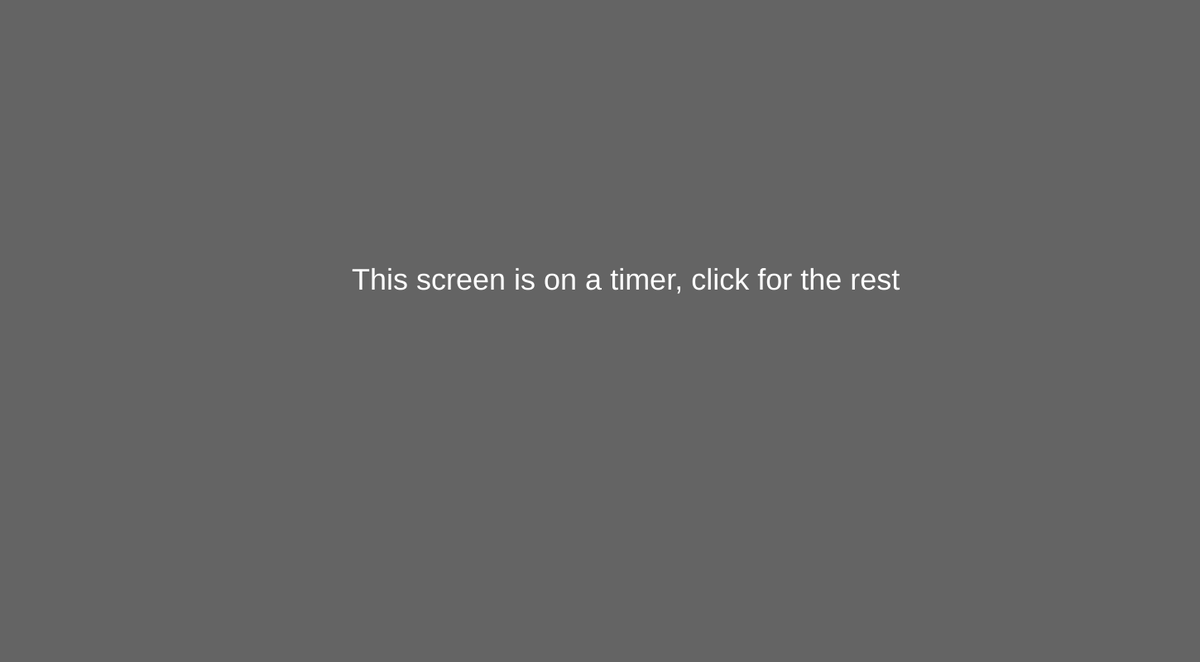
Frame 1 (no input)
Frame 60 (no input): identical to frame 1, image omitted
Frame 120 (the mouse pressed at the canvas centre since frame 60): identical to frame 1, image omitted

The p5.js sketch that drew this single still picture (run headless with seeded random() and noise() and a simulated clock; from frame 60 on, the mouse is pressed at the canvas centre):

// p5.js sketch
// ── sketch.js
var myState = 0;
var timer = 0;

function setup() {
  // put setup code here
  createCanvas(1450,800);
}

function draw() {
  // put drawing code here

  switch(myState){
    case 0:
    background(100);
    fill("white")
    textSize(36);
    text("This screen is on a timer, click for the rest",425,350);

    timer++;
    if(timer > 200){
      myState = 1;
      timer = 0;
    }
    break;

    case 1:
    background(237, 31, 203);
    textSize(36);
    fill(224, 155, 216);
    text("I heard you play the piano yesterday.",450,350);
    break;

    case 2:
    background("blue");
    textSize(36);
    fill(92, 128, 247)
    text("I was up in the tower trying to work, but you were playing so beautifully.",175,350);
    break;

    case 3:
    background(131, 14, 227);
    textSize(36);
    fill(84, 9, 128)
    text("I couldn't think, I couldn't move, I held my breath for fear of missing the slightest chord.",30,350);
    break;

    case 5:
    background(227, 151, 36);
    textSize(36);
    text("The sun was setting as your melody progressed",350,350);
    fill(242, 188, 51);
      rectMode(CENTER);
      translate(width / 2, height / 2);
      translate(p5.Vector.fromAngle(millis() / 1750, 450));
      ellipse(0, 0, 100, 100);
    break;

    case 6:
    background(232, 225, 14);
    fill(173, 162, 3);
    textSize(36);
    text("and it was as if it were you that was orchestrating the sun itself",225,350);
    break;

    case 7:
    background(43, 122, 56);
    fill(6, 196, 19);
    textSize(42);
    text("and its magnificent array of colors were dancing just for me.",200,350);
    fill(237, 31, 203);
      rectMode(CENTER);
      translate(400,200);
      translate(p5.Vector.fromAngle(millis() / 1000, 40));
      rect(0, 0, 20, 20);
    fill("blue");
      rectMode(CENTER);
      translate(2,2);
      translate(p5.Vector.fromAngle(millis() / 1000, 40));
      rect(0, 0, 20, 20);
    fill(227, 151, 36);
      rectMode(CENTER);
      translate(3,3);
      translate(p5.Vector.fromAngle(millis() / 1000, 40));
      rect(0, 0, 20, 20);
    fill(84, 9, 128);
      rectMode(CENTER);
      translate(4,4);
      translate(p5.Vector.fromAngle(millis() / 1000, 40));
      rect(0, 0, 20, 20);
    fill("red");
      rectMode(CENTER);
      translate(5,5);
      translate(p5.Vector.fromAngle(millis() / 1000, 40));
      rect(0, 0, 20, 20);


    break;
  }


}
//this might be wrong//
function mouseReleased() {
  // add one to myState
  // if myState got past 2, reset it to 0
  myState++;

  if (myState > 7) {
    myState = 0;
  }

}
